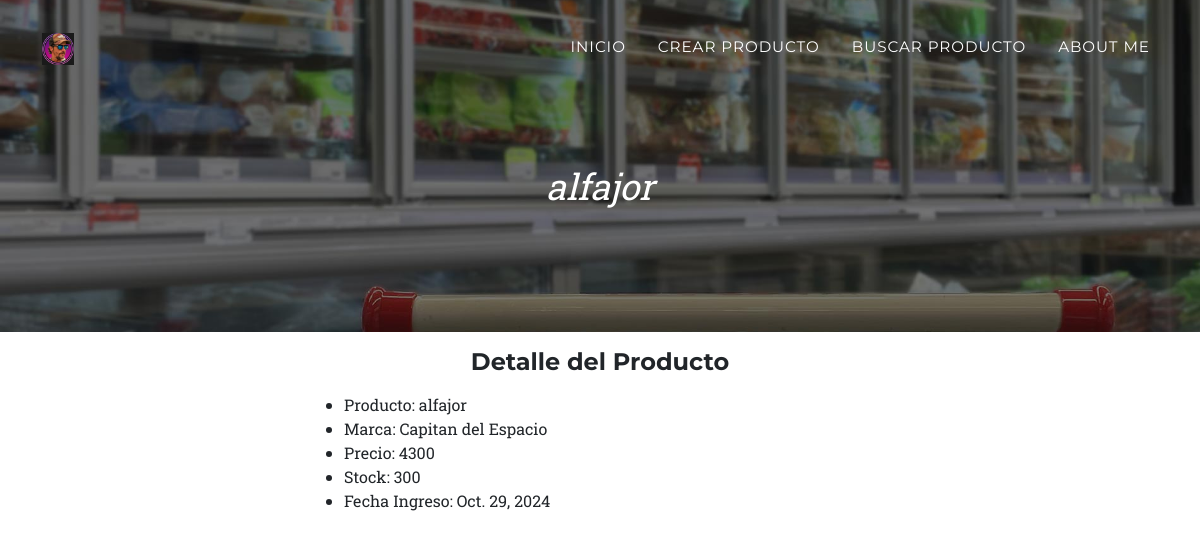
/ver_producto/3, run on the app's committed database.
### supermercados/models.py (models this page shows, shortened)
class Productos(models.Model):
    producto    = models.CharField(max_length=20)
    marca       = models.CharField(max_length=20)
    precio      = models.IntegerField()
    stock       = models.IntegerField()
    fecha       = models.DateField()

### supermercados/views.py (the view)
# urls.py: path('ver_producto/<int:id>', views.verProducto, name='ver_producto'),
def verProducto(request, id):
    producto    = Productos.objects.get(id=id)
    return render(request, 'ver_producto.html',{'producto':producto})

### supermercados/templates/ver_producto.html (shortened to what this page needs)
{% extends "base.html" %}
{% block texto_principal %}
{{producto.producto}}
{% endblock texto_principal %}
{% block main %}
<div class="container col-md-6 form-group">
    <h4 class="my-3" style="text-align: center;">Detalle del Producto</h4>
    <ul>
        <li>Producto: {{producto.producto}}</li>
        <li>Marca: {{producto.marca}}</li>
        <li>Precio: {{producto.precio}}</li>
        <li>Stock: {{producto.stock}}</li>
        <li>Fecha Ingreso: {{producto.fecha}}</li>
    </ul>
    </div>
{% endblock main %}

### data on the page
Productos: producto "alfajor", marca "Capitan del Espacio", precio "4300", stock "300", fecha "Oct. 29, 2024"
